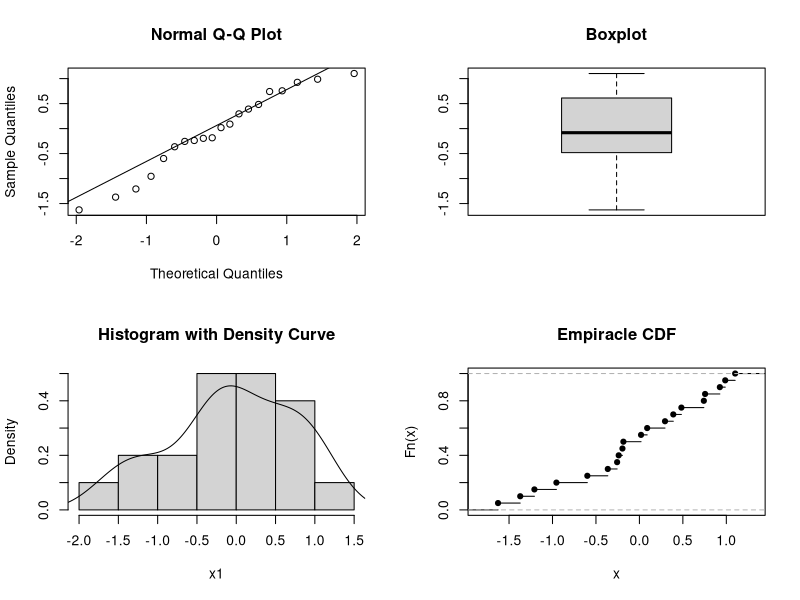
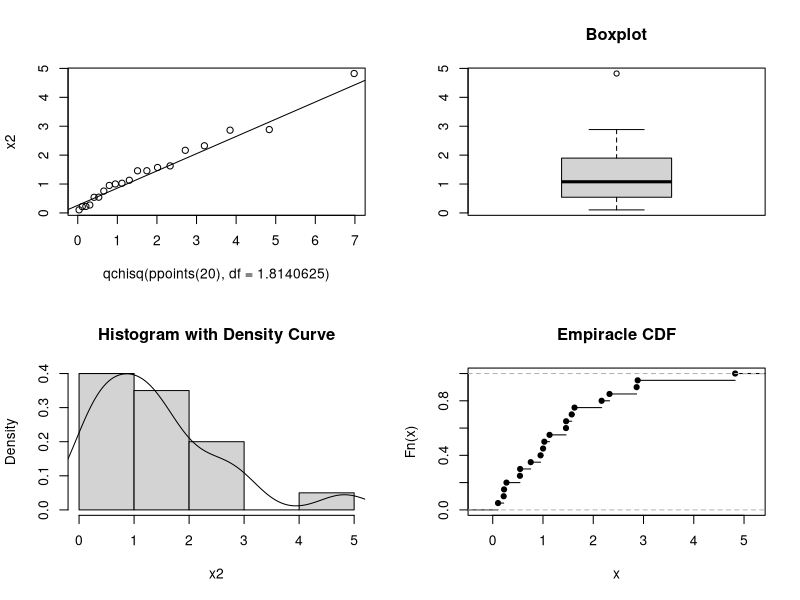
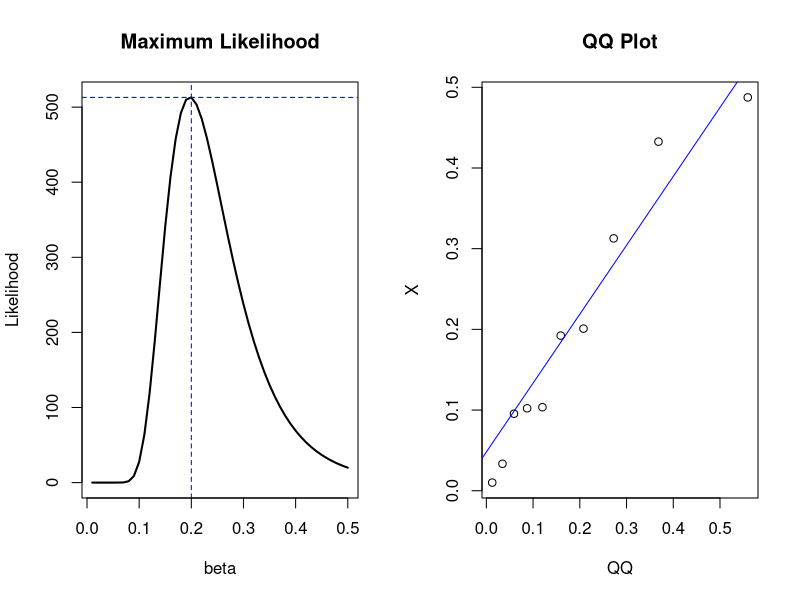

R code for these plots, in order:
## ---- chunk 1
library(nortest)
library(MASS)

## Draw some random data
set.seed(10)
x1 = rnorm(20)

## Distribution plots
par(mfrow = c(2, 2))
qqnorm(x1)
qqline(x1)
boxplot(x1, main = "Boxplot")
hist(x1, freq = FALSE, main = "Histogram with Density Curve")
lines(density(x1))
plot(ecdf(x1), main = "Empiracle CDF")

## ---- chunk 2
## Are the data from a normal distribution?
shapiro.test(x1)     ## Shapiro-Wilk Test
ad.test(x1)          ## Anderson Darling Test
ks.test(x1, 'pnorm') ## Kolmogorov-Smirnoff Test

## ---- chunk 3
## Draw some random data
set.seed(10)
x2 = rchisq(n = 20, 2)

## Estimate the DF parameter by maximum likelihood 
fitdistr(x = x2, dchisq, start = list(df = 2))

## Input the estimate from MLE
ks.test(x = x2, y = pchisq, df = 1.8140625)

## Distribution plots
par(mfrow = c(2, 2))
qqplot(qchisq(ppoints(20), df = 1.8140625), x2)
qqline(x2, distribution = function(p) qchisq(p, df = 1.8140625))
boxplot(x2, main = "Boxplot")
hist(x2, freq = FALSE, main = "Histogram with Density Curve")
lines(density(x2))
plot(ecdf(x2), main = "Empiracle CDF")

## ---- chunk 4

## Generate data from the exponential distribution with mean = 1/5
set.seed(1000)
X = rexp(n = 10, rate = 5)

## sample size and range of betas to test
n = 10; beta = seq(.01, .5, by = .01)

## Liklihood function
Likelihood = (1/beta)^n * exp(-1/beta * sum(X))

## Maximum Likelihood
(mle = max(Likelihood))
(mle.beta = beta[which(Likelihood == mle)])

## Statistical test for how well the specified distribution fits the data
ks.test(x = X, y = "pexp", rate = 1/mle.beta)

par(mfrow = c(1, 2))

## Plot the maximum likelihood
plot(x = beta, y = Likelihood, type = "l", main = "Maximum Likelihood", lwd = 2)
abline(h = mle, v = mle.beta, lty = 2, col = "blue")

## QQplot for assessing distribution fit visually
qqplot(qexp(ppoints(10), rate = 1/mle.beta), X, xlab = "QQ", main = "QQ Plot")
qqline(X, distribution = function(p) qexp(p, rate = 1/mle.beta), col = "blue")
